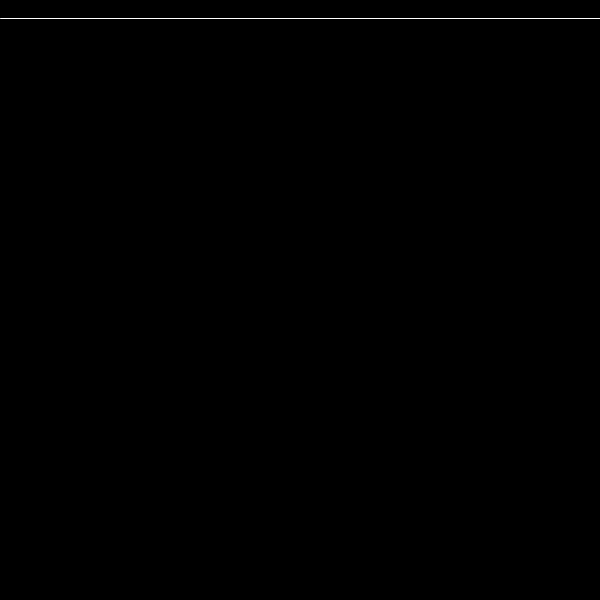
Frame 1 (no input)
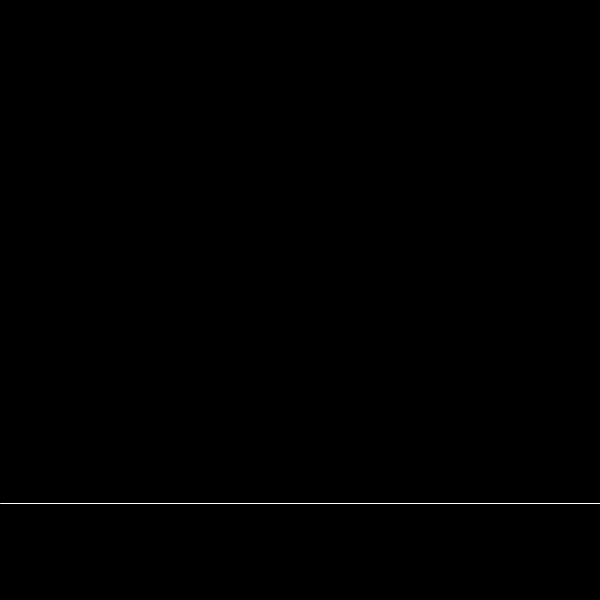
Frame 60 (the mouse pressed at the canvas centre just before this capture)
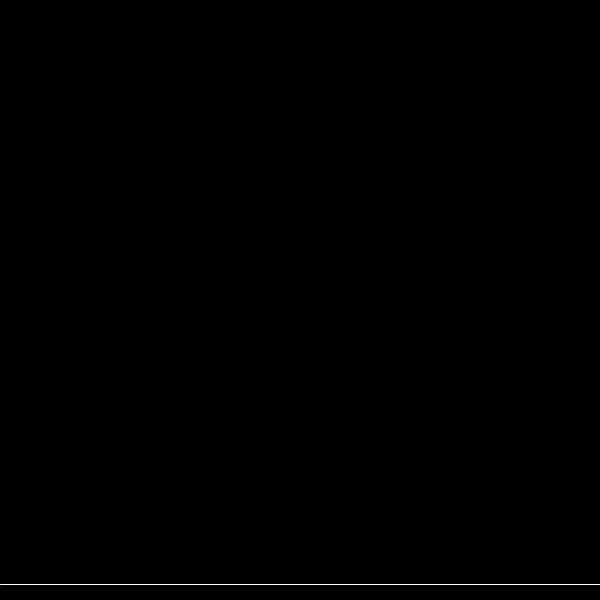
Frame 120 (the mouse held since frame 60 and released just before this capture)

The Processing sketch that drew these frames (run headless with seeded random() and noise(); from frame 60 on, the mouse is pressed at the canvas centre):

// Processing sketch: tempo_detection
// ── tempo_detection.pde
// Here we store the times of events. For instance key presses in this example.
IntList events;

// This is the amount of time used for averaging. 5000 means 5 seconds.
int maxPeriod = 5000;

// This is just for drawing a line on the screen. It will indicate the current tempo. 
float currentY = 0;

void setup() {
  size(600, 600);
  stroke(255);
  
  // Initialize the container where we store events.
  events = new IntList();
}

void draw() {
  // Call our function to delete old events (older than maxPeriod)
  cleanUpEvents();
  
  background(0);

  // calculate the current rate event (in events per second)
  float eventRate = events.size() * 1000.0 / maxPeriod;
  
  // map the event rate to a vertical position.
  // 0 events per seconds at the bottom of the screen,
  // 20 events per second at the top of the screen
  float targetY = map(eventRate, 0, 20, height, 0);
  
  // lerp is used here for "easing" (smooth interpolation between currentY and targetY)
  // it means "move 0.03% from currentY towards targetY"
  currentY = lerp(currentY, targetY, 0.03);
  
  // Draw a very straight line
  line(0, currentY, width, currentY);
}

// Function to delete old events
void cleanUpEvents() {
  // While we have events, if the events are too old, remove them 
  while (events.size() > 0 && millis() > events.get(0) + maxPeriod) {
    events.remove(0);
    // for debugging
    println("remove event", events.size());
  }
}

void keyPressed() {
  events.append(millis());
  // for debugging
  println("append event", events.size());
}
